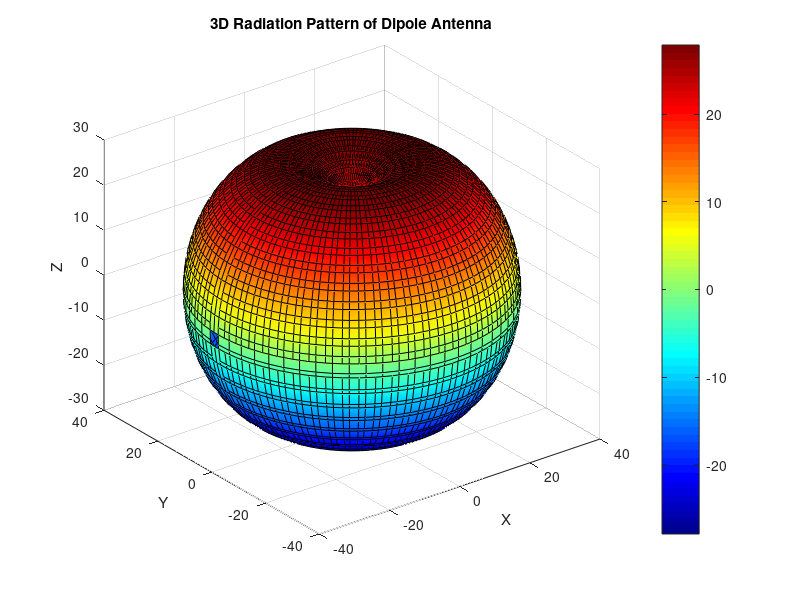

Here is the MATLAB script that generated this plot:


% 3D radiation pattern of dipole antenna

theta = 0:0.1:2*pi;
phi   = 0:0.1:2*pi;

kl = 1/2;
I0 = 1;            % current amplitude
eta = 120*pi;      % intrinsic impedance

Urad = (eta*(I0^2) .* ...
       ((cos(kl*cos(theta - (pi/2))/2) - cos(kl/2)) ...
       ./ sin(theta - (pi/2))).^2) ...
       /(8*pi^2);

UdB = 10*log10(Urad);

% Normalize to make values positive
U = UdB - min(UdB);

% Expand theta, phi, and U for 3D plotting
for n = 1:length(phi)
    theta(n,:) = theta(1,:);
end

phi = phi';   % transpose
for m = 1:length(phi)
    phi(:,m) = phi(:,1);
end

for k = 1:length(U)
    U(k,:) = U(1,:);
end

[x, y, z] = sph2cart(phi, theta, U);

% ---- PLOT (matches reference image) ----
surf(x, y, z, 'EdgeColor', 'k', 'FaceColor', 'interp')
grid on
colormap jet
colorbar

xlabel('X');
ylabel('Y');
zlabel('Z');
title('3D Radiation Pattern of Dipole Antenna')
